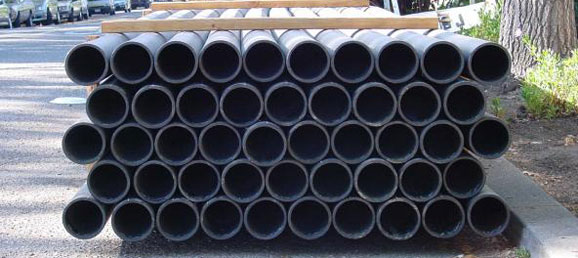
#> input picture images/pipes2.jpg, 578 x 258 px
$ python circles.py
#> lines starting #> are read from the running program, lines starting #| are printed output that depends on the picture
import cv2
import numpy as np
import os


img = cv2.imread(os.getcwd()+ '/images/pipes2.jpg',0)
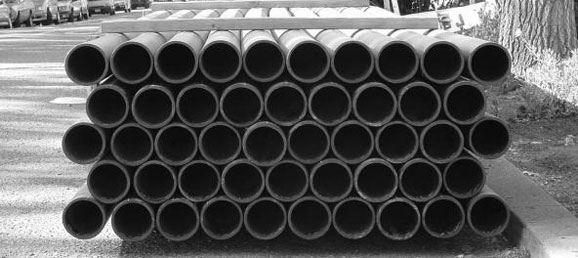
#> img: shape (258, 578); min 0, max 255, mean 90.3
equ = cv2.equalizeHist(img)
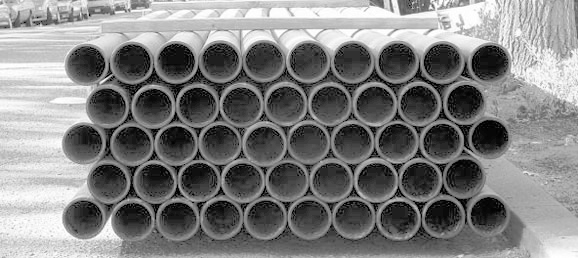
#> equ: shape (258, 578); min 0, max 255, mean 128.8
img = cv2.medianBlur(equ,5)
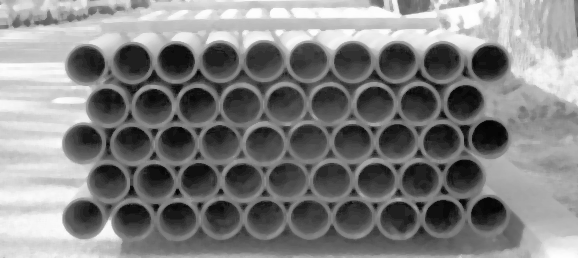
#> img: shape (258, 578); min 3, max 254, mean 129.9
#output = img.copy()
cimg = cv2.cvtColor(equ, cv2.COLOR_GRAY2BGR)

circles = cv2.HoughCircles(equ, cv2.HOUGH_GRADIENT, 1 , 10,
                            param1=30,param2=50,  minRadius=5, maxRadius=30)
#> circles = 48 rows, first 8: [352.5, 61.5, 21.6], [329.5, 103.5, 21.7], [416.5, 104.5, 23.9], [349.5, 142.5, 23.9], [83.5, 217.5, 21.7], [307.5, 142.5, 21.7], [152.5, 105.5, 21.7], [132.5, 62.5, 21.6]

i=0
if circles is not None:
	# convert the (x, y) coordinates and radius of the circles to integers
	circles = np.round(circles[0, :]).astype("int")
#> circles = 48 rows, first 8: [352, 62, 22], [330, 104, 22], [416, 104, 24], [350, 142, 24], [84, 218, 22], [308, 142, 22], [152, 106, 22], [132, 62, 22]
	# loop over the (x, y) coordinates and radius of the circles

	for (x, y, r) in circles:
		i= i+1
        # draw the circle in the output image, then draw a rectangle
		# corresponding to the center of the circle
		cv2.circle(cimg, (x, y), r, (0, 255, 0), 1)
		cv2.rectangle(cimg, (x - 5, y - 5), (x + 5, y + 5), (0, 128, 255), -1)
#> this loop made 48 passes
#> (x, y, r) on passes 1 to 12: (352, 62, 22), (330, 104, 22), (416, 104, 24), (350, 142, 24), (84, 218, 22), (308, 142, 22), (152, 106, 22), (132, 62, 22), (242, 180, 22), (396, 220, 28), (220, 56, 26), (266, 216, 24)
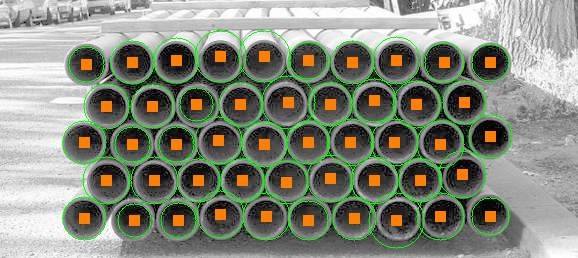
#> cimg: shape (258, 578, 3); mean B, G, R 122.8, 137.7, 132.8
#> after the loop, i = 48

cv2.imshow('detected circles', cimg)
print (i)
#| 48
cv2.waitKey(0)
cv2.destroyAllWindows()

$ run again, with images/pipes4.jpg copied over images/pipes2.jpg
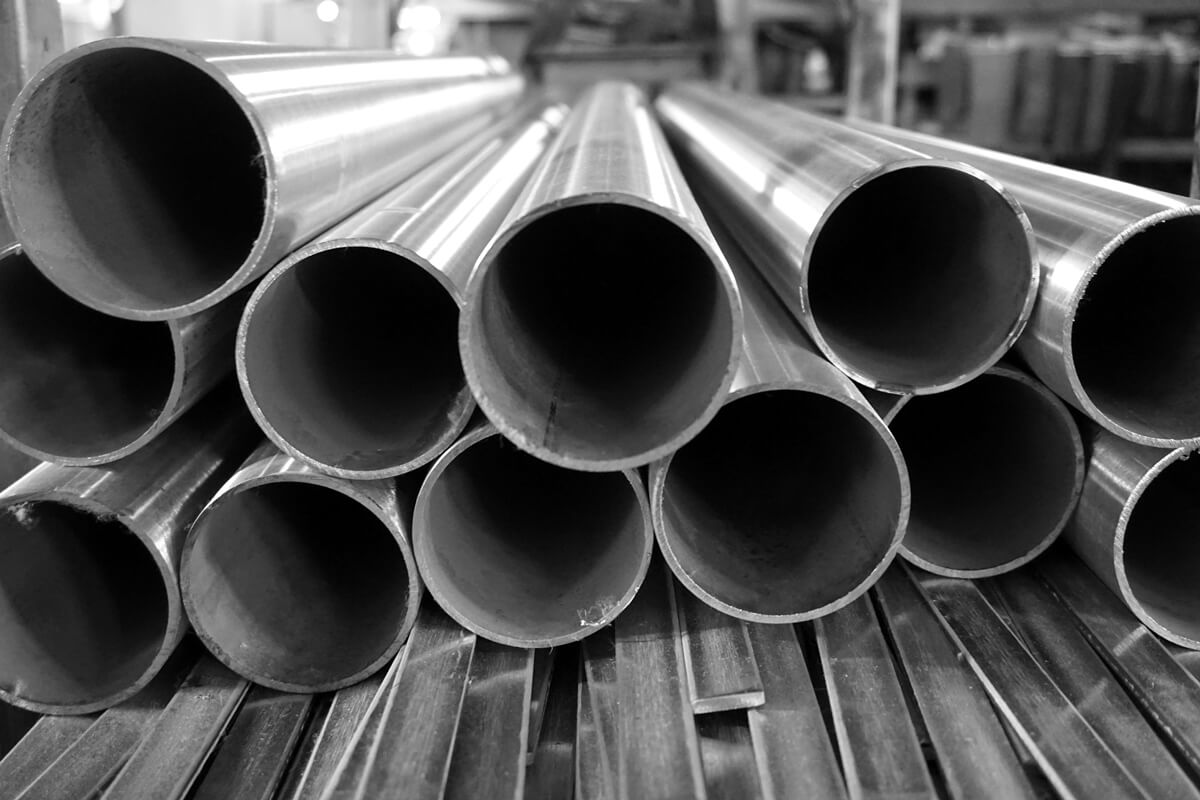
#> input picture images/pipes4.jpg, 1200 x 800 px
#> img is the input picture: shape (800, 1200); min 0, max 255, mean 81.3
#> `equ = cv2.equalizeHist(img)`:
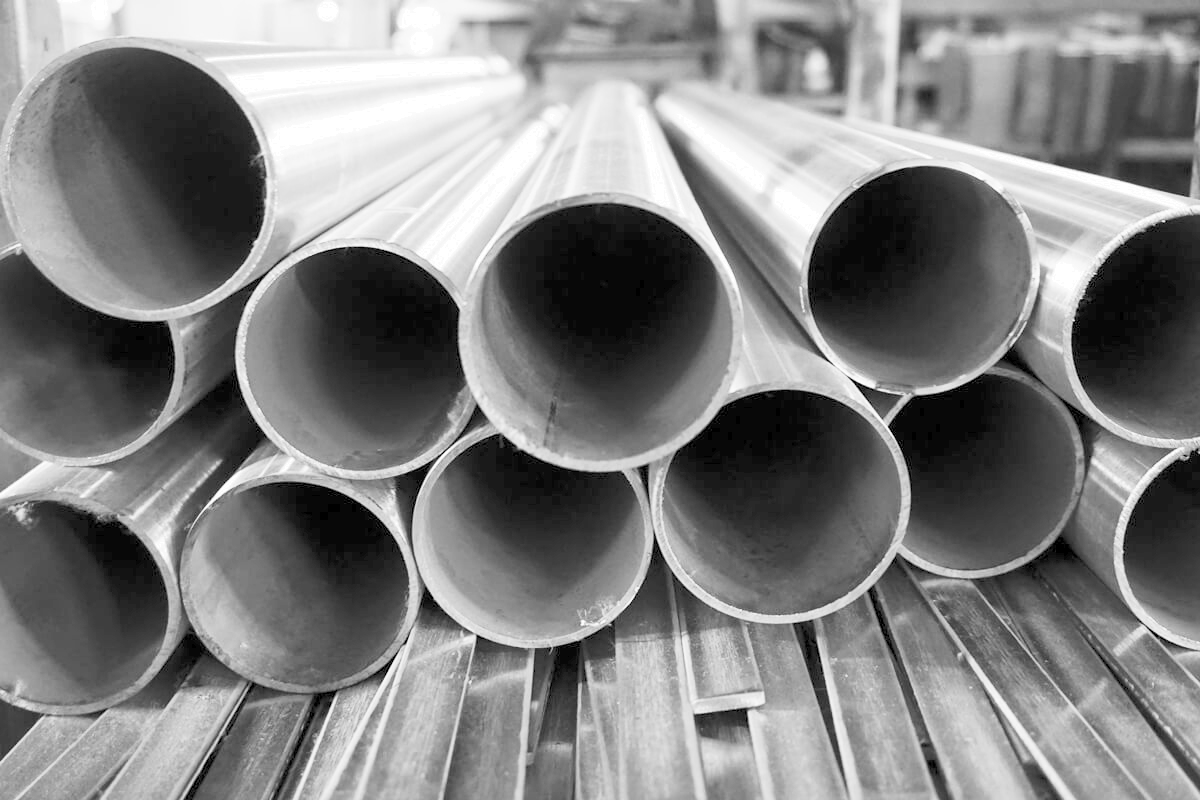
#> equ: shape (800, 1200); min 0, max 255, mean 127.9
#> circles = None

$ run again, with images/pipes.jpg copied over images/pipes2.jpg
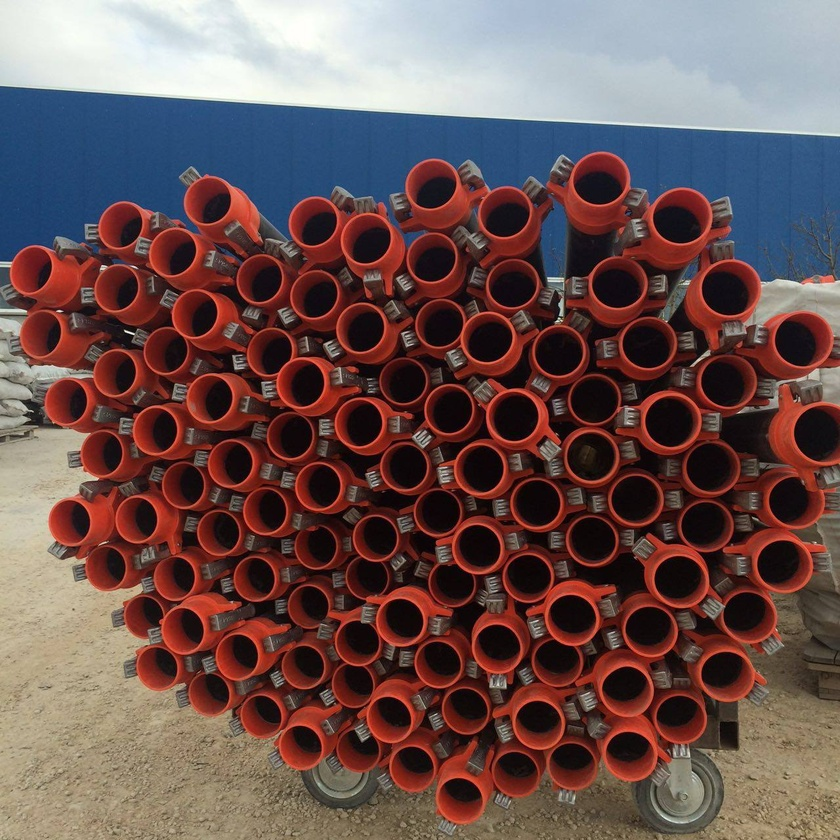
#> input picture images/pipes.jpg, 840 x 840 px, shrunk from 1280 x 1280 before the run
#> `img = cv2.imread(os.getcwd()+ '/images/pipes2.jpg',0)`:
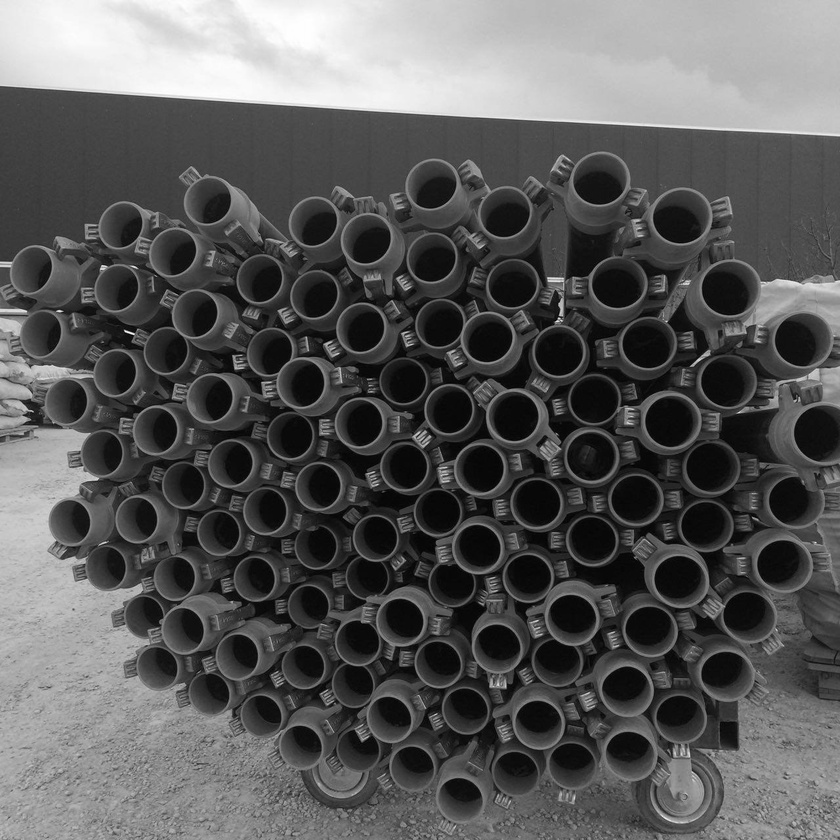
#> img: shape (840, 840); min 0, max 255, mean 89.9
#> `circles = cv2.HoughCircles(equ, cv2.HOUGH_GRADIENT, 1 , 10, param1=30,..`: circles = 97 rows, first 8: [536.5, 503.5, 26.1], [479.5, 468.5, 23.9], [635.5, 499.5, 23.9], [558.5, 350.5, 23.6], [366.5, 425.5, 29.4], [318.5, 485.5, 21.7], [290.5, 435.5, 21.6], [409.5, 465.5, 29.4]
#> `circles = np.round(circles[0, :]).astype("int")`: circles = 97 rows, first 8: [536, 504, 26], [480, 468, 24], [636, 500, 24], [558, 350, 24], [366, 426, 29], [318, 486, 22], [290, 436, 22], [410, 466, 29]
#> the loop `for (x, y, r) in circles:` made 97 passes
#> after the loop `for (x, y, r) in circles:`:
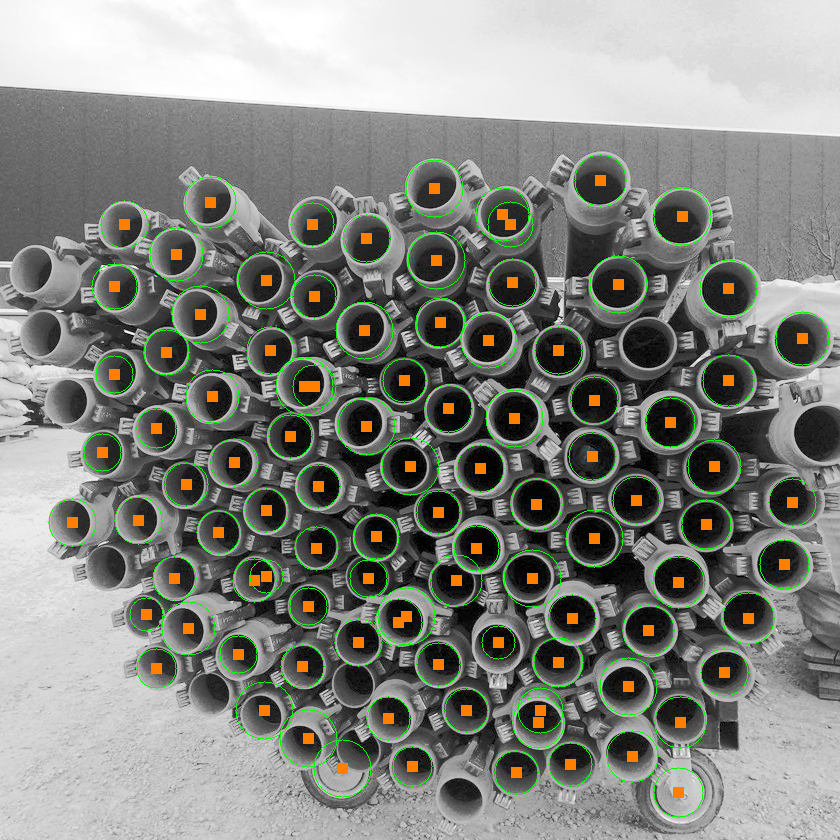
#> cimg: shape (840, 840, 3); mean B, G, R 125.7, 132.6, 129.9
#> after the loop `for (x, y, r) in circles:`: i = 97
#| 97
